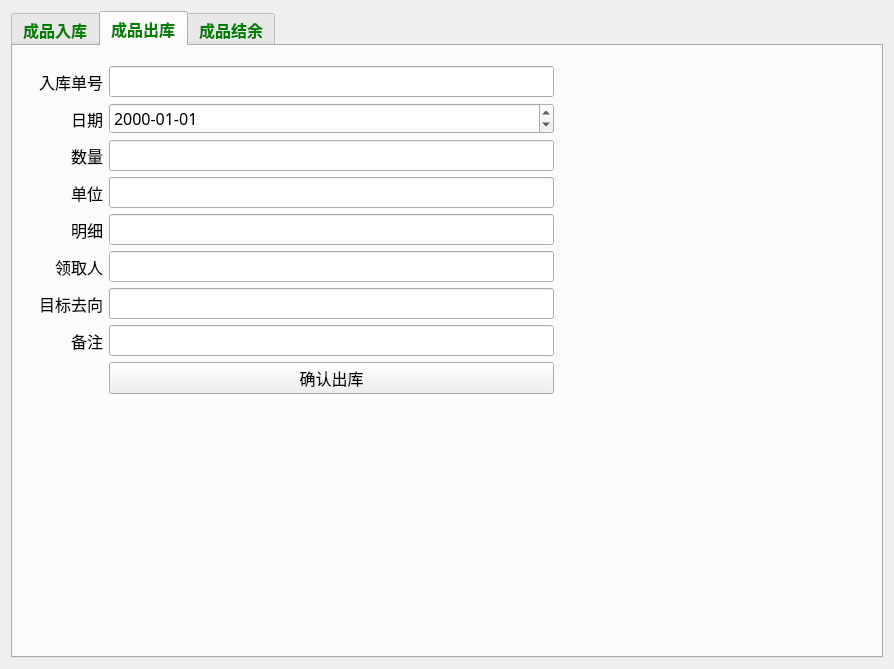
<?xml version="1.0" encoding="UTF-8"?>
<ui version="4.0">
 <class>ChengPinChuRuKu</class>
 <widget class="QWidget" name="ChengPinChuRuKu">
  <property name="geometry">
   <rect>
    <x>0</x>
    <y>0</y>
    <width>894</width>
    <height>669</height>
   </rect>
  </property>
  <property name="windowTitle">
   <string>Form</string>
  </property>
  <layout class="QGridLayout" name="gridLayout">
   <item row="0" column="0">
    <widget class="QTabWidget" name="tabWidget">
     <property name="palette">
      <palette>
       <active/>
       <inactive/>
       <disabled/>
      </palette>
     </property>
     <property name="font">
      <font>
       <family>Agency FB</family>
       <pointsize>12</pointsize>
       <weight>75</weight>
       <bold>true</bold>
      </font>
     </property>
     <property name="styleSheet">
      <string notr="true">QTabBar::tab{color:green}</string>
     </property>
     <property name="currentIndex">
      <number>1</number>
     </property>
     <widget class="QWidget" name="tab">
      <attribute name="title">
       <string>成品入库</string>
      </attribute>
      <widget class="QWidget" name="formLayoutWidget">
       <property name="geometry">
        <rect>
         <x>10</x>
         <y>10</y>
         <width>531</width>
         <height>541</height>
        </rect>
       </property>
       <layout class="QFormLayout" name="formLayout">
        <item row="0" column="0">
         <widget class="QLabel" name="Label">
          <property name="minimumSize">
           <size>
            <width>80</width>
            <height>0</height>
           </size>
          </property>
          <property name="font">
           <font>
            <family>Agency FB</family>
            <pointsize>12</pointsize>
           </font>
          </property>
          <property name="text">
           <string>入库单号</string>
          </property>
          <property name="alignment">
           <set>Qt::AlignRight|Qt::AlignTrailing|Qt::AlignVCenter</set>
          </property>
         </widget>
        </item>
        <item row="0" column="1">
         <widget class="QLineEdit" name="LineEdit_ruku_id">
          <property name="font">
           <font>
            <family>Agency FB</family>
            <pointsize>12</pointsize>
           </font>
          </property>
         </widget>
        </item>
        <item row="1" column="0">
         <widget class="QLabel" name="Label_2">
          <property name="minimumSize">
           <size>
            <width>80</width>
            <height>0</height>
           </size>
          </property>
          <property name="font">
           <font>
            <family>Agency FB</family>
            <pointsize>12</pointsize>
           </font>
          </property>
          <property name="text">
           <string>日期</string>
          </property>
          <property name="alignment">
           <set>Qt::AlignRight|Qt::AlignTrailing|Qt::AlignVCenter</set>
          </property>
         </widget>
        </item>
        <item row="1" column="1">
         <widget class="QDateEdit" name="dateEdit_date">
          <property name="font">
           <font>
            <family>Agency FB</family>
            <pointsize>12</pointsize>
            <weight>50</weight>
            <bold>false</bold>
           </font>
          </property>
          <property name="displayFormat">
           <string>yyyy-MM-dd</string>
          </property>
         </widget>
        </item>
        <item row="2" column="0">
         <widget class="QLabel" name="Label_7">
          <property name="minimumSize">
           <size>
            <width>80</width>
            <height>0</height>
           </size>
          </property>
          <property name="font">
           <font>
            <family>Agency FB</family>
            <pointsize>12</pointsize>
           </font>
          </property>
          <property name="text">
           <string>订单号</string>
          </property>
          <property name="alignment">
           <set>Qt::AlignRight|Qt::AlignTrailing|Qt::AlignVCenter</set>
          </property>
         </widget>
        </item>
        <item row="2" column="1">
         <widget class="QLineEdit" name="LineEdit_order_id">
          <property name="font">
           <font>
            <family>Agency FB</family>
            <pointsize>12</pointsize>
           </font>
          </property>
         </widget>
        </item>
        <item row="3" column="0">
         <widget class="QLabel" name="Label_3">
          <property name="minimumSize">
           <size>
            <width>80</width>
            <height>0</height>
           </size>
          </property>
          <property name="font">
           <font>
            <family>Agency FB</family>
            <pointsize>12</pointsize>
           </font>
          </property>
          <property name="text">
           <string>产品名称</string>
          </property>
          <property name="alignment">
           <set>Qt::AlignRight|Qt::AlignTrailing|Qt::AlignVCenter</set>
          </property>
         </widget>
        </item>
        <item row="3" column="1">
         <widget class="QLineEdit" name="LineEdit_name">
          <property name="font">
           <font>
            <family>Agency FB</family>
            <pointsize>12</pointsize>
           </font>
          </property>
         </widget>
        </item>
        <item row="4" column="0">
         <widget class="QLabel" name="Label_4">
          <property name="minimumSize">
           <size>
            <width>80</width>
            <height>0</height>
           </size>
          </property>
          <property name="font">
           <font>
            <family>Agency FB</family>
            <pointsize>12</pointsize>
           </font>
          </property>
          <property name="text">
           <string>数量</string>
          </property>
          <property name="alignment">
           <set>Qt::AlignRight|Qt::AlignTrailing|Qt::AlignVCenter</set>
          </property>
         </widget>
        </item>
        <item row="4" column="1">
         <widget class="QLineEdit" name="LineEdit_shuliang">
          <property name="font">
           <font>
            <family>Agency FB</family>
            <pointsize>12</pointsize>
           </font>
          </property>
         </widget>
        </item>
        <item row="5" column="0">
         <widget class="QLabel" name="Label_5">
          <property name="minimumSize">
           <size>
            <width>80</width>
            <height>0</height>
           </size>
          </property>
          <property name="font">
           <font>
            <family>Agency FB</family>
            <pointsize>12</pointsize>
           </font>
          </property>
          <property name="text">
           <string>单位</string>
          </property>
          <property name="alignment">
           <set>Qt::AlignRight|Qt::AlignTrailing|Qt::AlignVCenter</set>
          </property>
         </widget>
        </item>
        <item row="5" column="1">
         <widget class="QLineEdit" name="LineEdit_danwei">
          <property name="font">
           <font>
            <family>Agency FB</family>
            <pointsize>12</pointsize>
           </font>
          </property>
         </widget>
        </item>
        <item row="6" column="0">
         <widget class="QLabel" name="Label_6">
          <property name="minimumSize">
           <size>
            <width>80</width>
            <height>0</height>
           </size>
          </property>
          <property name="font">
           <font>
            <family>Agency FB</family>
            <pointsize>12</pointsize>
           </font>
          </property>
          <property name="text">
           <string>明细</string>
          </property>
          <property name="alignment">
           <set>Qt::AlignRight|Qt::AlignTrailing|Qt::AlignVCenter</set>
          </property>
         </widget>
        </item>
        <item row="6" column="1">
         <widget class="QLineEdit" name="LineEdit_detail">
          <property name="font">
           <font>
            <family>Agency FB</family>
            <pointsize>12</pointsize>
           </font>
          </property>
         </widget>
        </item>
        <item row="7" column="0">
         <widget class="QLabel" name="Label_10">
          <property name="minimumSize">
           <size>
            <width>80</width>
            <height>0</height>
           </size>
          </property>
          <property name="font">
           <font>
            <family>Agency FB</family>
            <pointsize>12</pointsize>
           </font>
          </property>
          <property name="text">
           <string>其他费用</string>
          </property>
          <property name="alignment">
           <set>Qt::AlignRight|Qt::AlignTrailing|Qt::AlignVCenter</set>
          </property>
         </widget>
        </item>
        <item row="7" column="1">
         <widget class="QLineEdit" name="LineEdit_otherfee">
          <property name="font">
           <font>
            <family>Agency FB</family>
            <pointsize>12</pointsize>
           </font>
          </property>
         </widget>
        </item>
        <item row="8" column="0">
         <widget class="QLabel" name="Label_11">
          <property name="minimumSize">
           <size>
            <width>80</width>
            <height>0</height>
           </size>
          </property>
          <property name="font">
           <font>
            <family>Agency FB</family>
            <pointsize>12</pointsize>
           </font>
          </property>
          <property name="text">
           <string>面料</string>
          </property>
          <property name="alignment">
           <set>Qt::AlignRight|Qt::AlignTrailing|Qt::AlignVCenter</set>
          </property>
         </widget>
        </item>
        <item row="8" column="1">
         <widget class="QLineEdit" name="LineEdit_mianliao">
          <property name="font">
           <font>
            <family>Agency FB</family>
            <pointsize>12</pointsize>
           </font>
          </property>
         </widget>
        </item>
        <item row="9" column="0">
         <widget class="QLabel" name="Label_12">
          <property name="minimumSize">
           <size>
            <width>80</width>
            <height>0</height>
           </size>
          </property>
          <property name="font">
           <font>
            <family>Agency FB</family>
            <pointsize>12</pointsize>
           </font>
          </property>
          <property name="text">
           <string>制作工厂</string>
          </property>
          <property name="alignment">
           <set>Qt::AlignRight|Qt::AlignTrailing|Qt::AlignVCenter</set>
          </property>
         </widget>
        </item>
        <item row="9" column="1">
         <widget class="QLineEdit" name="LineEdit_makefactory">
          <property name="font">
           <font>
            <family>Agency FB</family>
            <pointsize>12</pointsize>
           </font>
          </property>
         </widget>
        </item>
        <item row="10" column="0">
         <widget class="QLabel" name="Label_14">
          <property name="minimumSize">
           <size>
            <width>80</width>
            <height>0</height>
           </size>
          </property>
          <property name="font">
           <font>
            <family>Agency FB</family>
            <pointsize>12</pointsize>
           </font>
          </property>
          <property name="text">
           <string>备注</string>
          </property>
          <property name="alignment">
           <set>Qt::AlignRight|Qt::AlignTrailing|Qt::AlignVCenter</set>
          </property>
         </widget>
        </item>
        <item row="10" column="1">
         <widget class="QLineEdit" name="LineEdit_comment">
          <property name="font">
           <font>
            <family>Agency FB</family>
            <pointsize>12</pointsize>
           </font>
          </property>
         </widget>
        </item>
        <item row="11" column="1">
         <widget class="QPushButton" name="pushButton">
          <property name="font">
           <font>
            <family>Agency FB</family>
            <pointsize>12</pointsize>
           </font>
          </property>
          <property name="text">
           <string>确认添加入库</string>
          </property>
         </widget>
        </item>
       </layout>
      </widget>
     </widget>
     <widget class="QWidget" name="tab_2">
      <attribute name="title">
       <string>成品出库</string>
      </attribute>
      <widget class="QWidget" name="formLayoutWidget_2">
       <property name="geometry">
        <rect>
         <x>10</x>
         <y>20</y>
         <width>531</width>
         <height>380</height>
        </rect>
       </property>
       <layout class="QFormLayout" name="formLayout_2">
        <item row="0" column="0">
         <widget class="QLabel" name="Label_15">
          <property name="minimumSize">
           <size>
            <width>80</width>
            <height>0</height>
           </size>
          </property>
          <property name="font">
           <font>
            <family>Agency FB</family>
            <pointsize>12</pointsize>
           </font>
          </property>
          <property name="text">
           <string>入库单号</string>
          </property>
          <property name="alignment">
           <set>Qt::AlignRight|Qt::AlignTrailing|Qt::AlignVCenter</set>
          </property>
         </widget>
        </item>
        <item row="0" column="1">
         <widget class="QLineEdit" name="LineEdit_ruku_id_2">
          <property name="font">
           <font>
            <family>Agency FB</family>
            <pointsize>12</pointsize>
           </font>
          </property>
         </widget>
        </item>
        <item row="1" column="0">
         <widget class="QLabel" name="Label_16">
          <property name="minimumSize">
           <size>
            <width>80</width>
            <height>0</height>
           </size>
          </property>
          <property name="font">
           <font>
            <family>Agency FB</family>
            <pointsize>12</pointsize>
           </font>
          </property>
          <property name="text">
           <string>日期</string>
          </property>
          <property name="alignment">
           <set>Qt::AlignRight|Qt::AlignTrailing|Qt::AlignVCenter</set>
          </property>
         </widget>
        </item>
        <item row="1" column="1">
         <widget class="QDateEdit" name="dateEdit_date_2">
          <property name="font">
           <font>
            <family>Agency FB</family>
            <pointsize>12</pointsize>
            <weight>50</weight>
            <bold>false</bold>
           </font>
          </property>
          <property name="displayFormat">
           <string>yyyy-MM-dd</string>
          </property>
         </widget>
        </item>
        <item row="2" column="0">
         <widget class="QLabel" name="Label_19">
          <property name="minimumSize">
           <size>
            <width>80</width>
            <height>0</height>
           </size>
          </property>
          <property name="font">
           <font>
            <family>Agency FB</family>
            <pointsize>12</pointsize>
           </font>
          </property>
          <property name="text">
           <string>数量</string>
          </property>
          <property name="alignment">
           <set>Qt::AlignRight|Qt::AlignTrailing|Qt::AlignVCenter</set>
          </property>
         </widget>
        </item>
        <item row="2" column="1">
         <widget class="QLineEdit" name="LineEdit_shuliang_2">
          <property name="font">
           <font>
            <family>Agency FB</family>
            <pointsize>12</pointsize>
           </font>
          </property>
         </widget>
        </item>
        <item row="3" column="0">
         <widget class="QLabel" name="Label_20">
          <property name="minimumSize">
           <size>
            <width>80</width>
            <height>0</height>
           </size>
          </property>
          <property name="font">
           <font>
            <family>Agency FB</family>
            <pointsize>12</pointsize>
           </font>
          </property>
          <property name="text">
           <string>单位</string>
          </property>
          <property name="alignment">
           <set>Qt::AlignRight|Qt::AlignTrailing|Qt::AlignVCenter</set>
          </property>
         </widget>
        </item>
        <item row="3" column="1">
         <widget class="QLineEdit" name="LineEdit_danwei_2">
          <property name="font">
           <font>
            <family>Agency FB</family>
            <pointsize>12</pointsize>
           </font>
          </property>
         </widget>
        </item>
        <item row="4" column="0">
         <widget class="QLabel" name="Label_21">
          <property name="minimumSize">
           <size>
            <width>80</width>
            <height>0</height>
           </size>
          </property>
          <property name="font">
           <font>
            <family>Agency FB</family>
            <pointsize>12</pointsize>
           </font>
          </property>
          <property name="text">
           <string>明细</string>
          </property>
          <property name="alignment">
           <set>Qt::AlignRight|Qt::AlignTrailing|Qt::AlignVCenter</set>
          </property>
         </widget>
        </item>
        <item row="4" column="1">
         <widget class="QLineEdit" name="LineEdit_detail_2">
          <property name="font">
           <font>
            <family>Agency FB</family>
            <pointsize>12</pointsize>
           </font>
          </property>
         </widget>
        </item>
        <item row="5" column="0">
         <widget class="QLabel" name="Label_18">
          <property name="minimumSize">
           <size>
            <width>80</width>
            <height>0</height>
           </size>
          </property>
          <property name="font">
           <font>
            <family>Agency FB</family>
            <pointsize>12</pointsize>
           </font>
          </property>
          <property name="text">
           <string>领取人</string>
          </property>
          <property name="alignment">
           <set>Qt::AlignRight|Qt::AlignTrailing|Qt::AlignVCenter</set>
          </property>
         </widget>
        </item>
        <item row="5" column="1">
         <widget class="QLineEdit" name="LineEdit_lingquren_2">
          <property name="font">
           <font>
            <family>Agency FB</family>
            <pointsize>12</pointsize>
           </font>
          </property>
         </widget>
        </item>
        <item row="6" column="0">
         <widget class="QLabel" name="Label_22">
          <property name="minimumSize">
           <size>
            <width>80</width>
            <height>0</height>
           </size>
          </property>
          <property name="font">
           <font>
            <family>Agency FB</family>
            <pointsize>12</pointsize>
           </font>
          </property>
          <property name="text">
           <string>目标去向</string>
          </property>
          <property name="alignment">
           <set>Qt::AlignRight|Qt::AlignTrailing|Qt::AlignVCenter</set>
          </property>
         </widget>
        </item>
        <item row="6" column="1">
         <widget class="QLineEdit" name="LineEdit_targetto_2">
          <property name="font">
           <font>
            <family>Agency FB</family>
            <pointsize>12</pointsize>
           </font>
          </property>
         </widget>
        </item>
        <item row="7" column="0">
         <widget class="QLabel" name="Label_23">
          <property name="minimumSize">
           <size>
            <width>80</width>
            <height>0</height>
           </size>
          </property>
          <property name="font">
           <font>
            <family>Agency FB</family>
            <pointsize>12</pointsize>
           </font>
          </property>
          <property name="text">
           <string>备注</string>
          </property>
          <property name="alignment">
           <set>Qt::AlignRight|Qt::AlignTrailing|Qt::AlignVCenter</set>
          </property>
         </widget>
        </item>
        <item row="7" column="1">
         <widget class="QLineEdit" name="LineEdit_comment_2">
          <property name="font">
           <font>
            <family>Agency FB</family>
            <pointsize>12</pointsize>
           </font>
          </property>
         </widget>
        </item>
        <item row="8" column="1">
         <widget class="QPushButton" name="pushButton_2">
          <property name="palette">
           <palette>
            <active/>
            <inactive/>
            <disabled/>
           </palette>
          </property>
          <property name="font">
           <font>
            <family>Agency FB</family>
            <pointsize>12</pointsize>
           </font>
          </property>
          <property name="text">
           <string>确认出库</string>
          </property>
         </widget>
        </item>
       </layout>
      </widget>
     </widget>
     <widget class="QWidget" name="tab_3">
      <attribute name="title">
       <string>成品结余</string>
      </attribute>
      <layout class="QVBoxLayout" name="verticalLayout">
       <item>
        <layout class="QHBoxLayout" name="horizontalLayout">
         <item>
          <widget class="QLabel" name="Label_25">
           <property name="minimumSize">
            <size>
             <width>70</width>
             <height>0</height>
            </size>
           </property>
           <property name="font">
            <font>
             <family>Agency FB</family>
             <pointsize>12</pointsize>
            </font>
           </property>
           <property name="text">
            <string>成品名称</string>
           </property>
           <property name="alignment">
            <set>Qt::AlignRight|Qt::AlignTrailing|Qt::AlignVCenter</set>
           </property>
          </widget>
         </item>
         <item>
          <widget class="QLineEdit" name="LineEdit_name_3">
           <property name="font">
            <font>
             <family>Agency FB</family>
             <pointsize>12</pointsize>
            </font>
           </property>
          </widget>
         </item>
         <item>
          <widget class="QLabel" name="Label_26">
           <property name="minimumSize">
            <size>
             <width>70</width>
             <height>0</height>
            </size>
           </property>
           <property name="font">
            <font>
             <family>Agency FB</family>
             <pointsize>12</pointsize>
            </font>
           </property>
           <property name="text">
            <string>订单号</string>
           </property>
           <property name="alignment">
            <set>Qt::AlignRight|Qt::AlignTrailing|Qt::AlignVCenter</set>
           </property>
          </widget>
         </item>
         <item>
          <widget class="QLineEdit" name="LineEdit_order_id_3">
           <property name="font">
            <font>
             <family>Agency FB</family>
             <pointsize>12</pointsize>
            </font>
           </property>
          </widget>
         </item>
         <item>
          <widget class="QPushButton" name="pushButton_3">
           <property name="font">
            <font>
             <family>Agency FB</family>
             <pointsize>12</pointsize>
            </font>
           </property>
           <property name="text">
            <string>查询仓库结余</string>
           </property>
          </widget>
         </item>
        </layout>
       </item>
       <item>
        <widget class="QTableWidget" name="tableWidget_jieyu">
         <property name="font">
          <font>
           <pointsize>12</pointsize>
          </font>
         </property>
         <attribute name="horizontalHeaderMinimumSectionSize">
          <number>20</number>
         </attribute>
         <attribute name="verticalHeaderDefaultSectionSize">
          <number>30</number>
         </attribute>
         <attribute name="verticalHeaderMinimumSectionSize">
          <number>20</number>
         </attribute>
        </widget>
       </item>
       <item>
        <layout class="QHBoxLayout" name="horizontalLayout_7">
         <item>
          <widget class="QLabel" name="label_page">
           <property name="minimumSize">
            <size>
             <width>100</width>
             <height>0</height>
            </size>
           </property>
           <property name="font">
            <font>
             <family>Agency FB</family>
             <pointsize>11</pointsize>
            </font>
           </property>
           <property name="text">
            <string>第1页/10页</string>
           </property>
          </widget>
         </item>
         <item>
          <widget class="QLineEdit" name="lineEdit_page">
           <property name="font">
            <font>
             <family>Agency FB</family>
             <pointsize>11</pointsize>
            </font>
           </property>
          </widget>
         </item>
         <item>
          <widget class="QPushButton" name="pushButton_15">
           <property name="font">
            <font>
             <family>Agency FB</family>
             <pointsize>11</pointsize>
            </font>
           </property>
           <property name="text">
            <string>跳转</string>
           </property>
          </widget>
         </item>
        </layout>
       </item>
       <item>
        <layout class="QHBoxLayout" name="horizontalLayout_2">
         <item>
          <widget class="QLabel" name="Label_28">
           <property name="minimumSize">
            <size>
             <width>70</width>
             <height>0</height>
            </size>
           </property>
           <property name="font">
            <font>
             <family>Agency FB</family>
             <pointsize>12</pointsize>
            </font>
           </property>
           <property name="text">
            <string>总共剩余数量</string>
           </property>
           <property name="alignment">
            <set>Qt::AlignRight|Qt::AlignTrailing|Qt::AlignVCenter</set>
           </property>
          </widget>
         </item>
         <item>
          <widget class="QLineEdit" name="LineEdit_shuliang_3">
           <property name="font">
            <font>
             <family>Agency FB</family>
             <pointsize>12</pointsize>
            </font>
           </property>
          </widget>
         </item>
        </layout>
       </item>
      </layout>
     </widget>
    </widget>
   </item>
  </layout>
 </widget>
 <resources/>
 <connections>
  <connection>
   <sender>pushButton</sender>
   <signal>clicked()</signal>
   <receiver>ChengPinChuRuKu</receiver>
   <slot>ChengPinRukuSlot()</slot>
   <hints>
    <hint type="sourcelabel">
     <x>218</x>
     <y>426</y>
    </hint>
    <hint type="destinationlabel">
     <x>885</x>
     <y>478</y>
    </hint>
   </hints>
  </connection>
  <connection>
   <sender>pushButton_2</sender>
   <signal>clicked()</signal>
   <receiver>ChengPinChuRuKu</receiver>
   <slot>ChengPinChukuSlot()</slot>
   <hints>
    <hint type="sourcelabel">
     <x>218</x>
     <y>340</y>
    </hint>
    <hint type="destinationlabel">
     <x>891</x>
     <y>457</y>
    </hint>
   </hints>
  </connection>
  <connection>
   <sender>pushButton_3</sender>
   <signal>clicked()</signal>
   <receiver>ChengPinChuRuKu</receiver>
   <slot>ChengPinJieYuSlot()</slot>
   <hints>
    <hint type="sourcelabel">
     <x>805</x>
     <y>63</y>
    </hint>
    <hint type="destinationlabel">
     <x>890</x>
     <y>206</y>
    </hint>
   </hints>
  </connection>
  <connection>
   <sender>pushButton_15</sender>
   <signal>clicked()</signal>
   <receiver>ChengPinChuRuKu</receiver>
   <slot>TiaoZhuangSlot()</slot>
   <hints>
    <hint type="sourcelabel">
     <x>831</x>
     <y>604</y>
    </hint>
    <hint type="destinationlabel">
     <x>889</x>
     <y>648</y>
    </hint>
   </hints>
  </connection>
 </connections>
 <slots>
  <slot>ChengPinRukuSlot()</slot>
  <slot>ChengPinChukuSlot()</slot>
  <slot>ChengPinJieYuSlot()</slot>
  <slot>TiaoZhuangSlot()</slot>
 </slots>
</ui>
